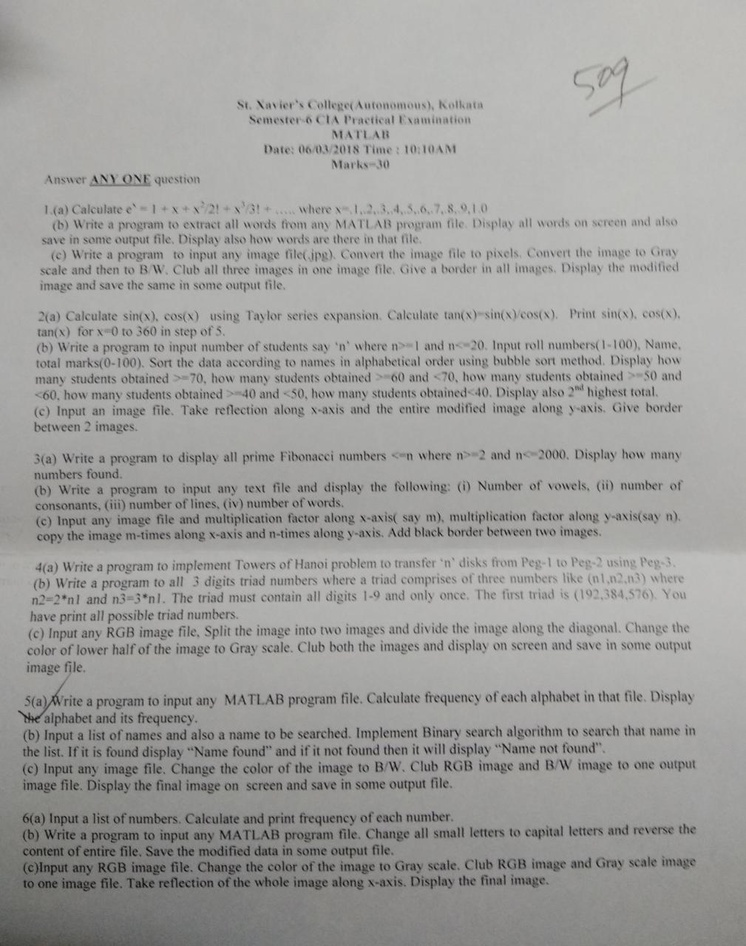
%> input picture 6th_sem/souptik_codes/matlabprograms/WhatsApp Image 2019-02-09 at 09.53.50.jpeg, 746 x 946 px, shrunk from 1009 x 1280 before the run
$ octave imagereflectxy.m   (GNU Octave 9; MATLAB toolbox functions it lacks are replaced by stand-ins)
%> lines starting %> are read from the running program, lines starting %| are printed output that depends on the picture
clc;
close all;
clear all;
file1=input('\n ENter Input Image File Name ','s');
%> the answer given: WhatsApp Image 2019-02-09 at 09.53.50.jpeg
file2=input('\n Enter output Image File Name','s');
%> the answer given: out.png
x=imread(file1);
%> x is the input picture: size 946x746x3 uint8; mean R, G, B 159.6, 159.3, 157.2
[r,c,d]=size(x);
%> r = 946; c = 746; d = 3
y=x;
y(r+1:2*r,1:c,1:d)=x(r:-1:1,1:c,1:d);
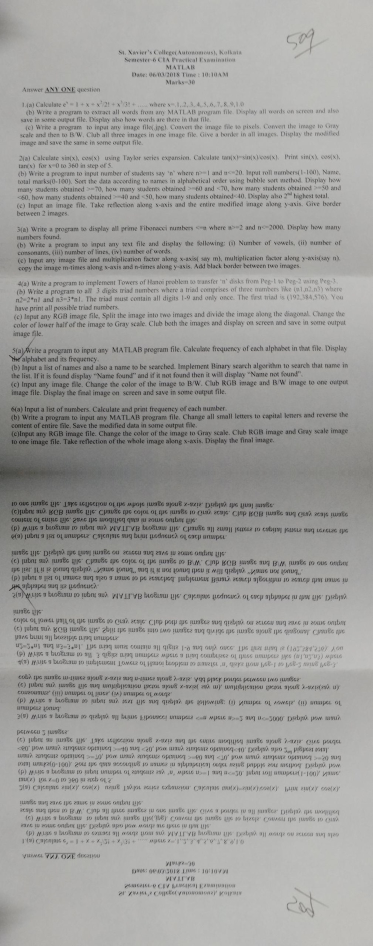
%> y: size 1892x746x3 uint8 (shown at 1/2 size); mean R, G, B 159.6, 159.3, 157.2
imwrite(y,file2);
y=imread(file2);
[r,c,d]=size(x);
y(1:2*r,c+1:2*c,1:d)=y(1:2*r,c:-1:1,1:d);
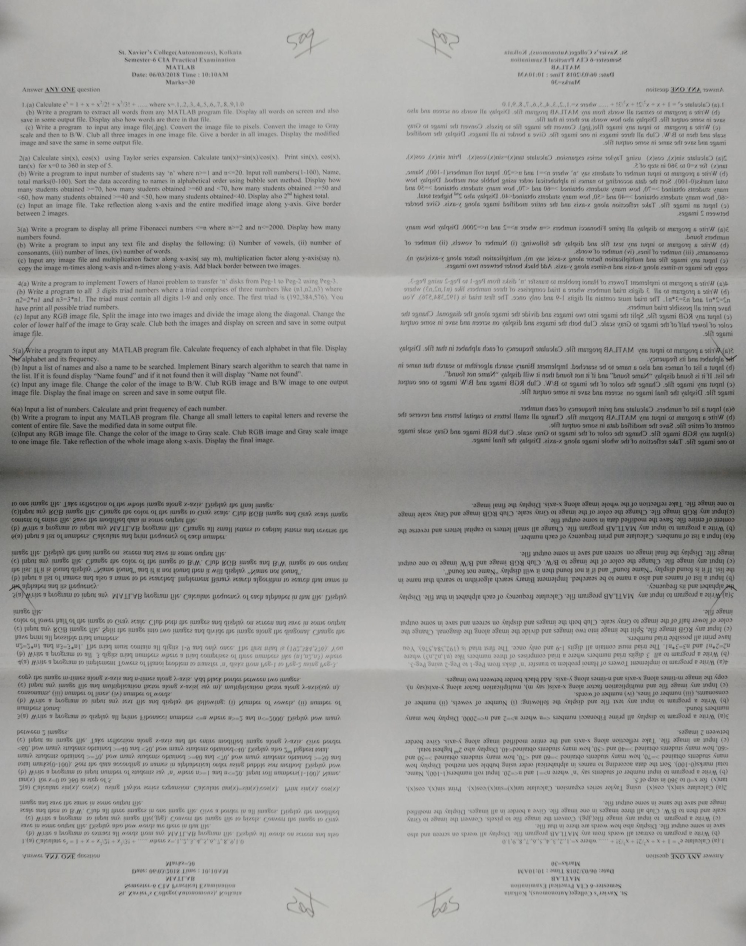
%> y: size 1892x1492x3 uint8 (shown at 1/2 size); mean R, G, B 159.6, 159.3, 157.2
imwrite(y,file2);
imshow(y);
